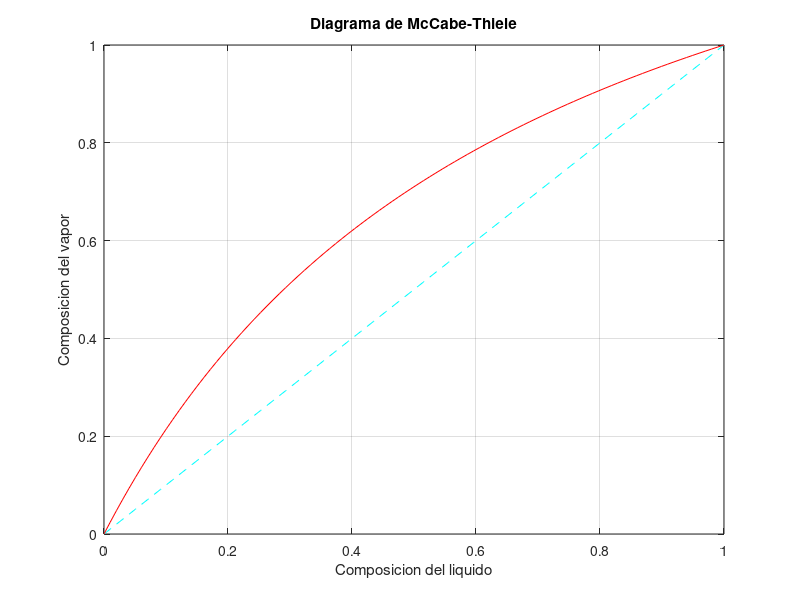

Source code (MATLAB): (Note: this script raises an error after producing the figure.)
%% Practica 02 - Columna de destilacion
% Autor: Reyes Iglesias Bruno Fernando
%% Metodo de McCabe-Thiele
F = 100; % Flujo molar total de la alimentacion
xf =0.55; % Fraccion molar de la alimentacion
q =0.4; % La fraccion de líquido en la alimentacion
xd =0.9; % Fraccion molar del destilado 
xb =0.1; % Fraccion molar del fondo
ratio = 1.1; % Relacion de reflujo
a = 2.45; % La volatilidad relativa
%% Balance alrededor de la columna
D = F.*(xf-xb)./(xd-xb); % Flujo molar del destilado
B = F-D; % Flujo molar del fondo
fprintf('Flujo molar del destilado: %1.6g\n',D);
fprintf('Flujo molar del fondo: %1.6g\n',B);
%% Grafica ELV
x = linspace(0,1); % Fraccion mol del componente ligero en la fase líquida
plot(x,x,'--c','DisplayName','Linea de 45 grados');
title('Diagrama de McCabe-Thiele')
xlabel('Composicion del liquido')
ylabel('Composicion del vapor')
grid on
hold on
y = a.*x./(1+x.*(a-1)); % Fraccion mol del componente ligero en la fase vapor
plot(x,y,'r','DisplayName','Curva de equilibrio'); % Grafica y en funcion de x en ELV
%% Ecuacion linea q (y=m*x+n)
m = q./(q-1);
n = xf-m.*xf;
Zf = -n.*(q-1);
%% Interseccion linea-q con ELV
syms x0
f = a*x0/(1+x0*(a-1))==m*x0+n;
[x0] = solve(f);
x0 = eval(x0);
x0 = x0( x0>=0 );
y0 = m*x0+n;
%% Linea Operacion Enriquecimiento (LOE)
% [y=(R/(R+1))X+Xd/(R+1)]
syms m1 n1
f1 = m1*x0+n1*xd==y0;
f2 = m1*xd+n1*xd==xd;
[m1,n1] = solve(f1,f2);
m1 = eval(m1);
n1 = eval(n1);
% m=R/(R+1)
r = m1/(1-m1); % Reflujo minimo
R = ratio*r; % Reflujo real
m2 = R/(R+1);
n2 = xd-m2*xd;
%% interseccion linea q y LOE 
syms xz yz
a1 = m*xz+n==yz;
a2 = m2*xz+n2==yz;
[xz, yz]=solve(a1,a2);
xz = eval(xz);
%% Graficamos linea q
x2 = linspace(xz,xf);
y2 = x2.*m+n;
plot(x2,y2,'g','DisplayName','Linea q');
%% Grafica LOE
x3 = linspace(xz,xd);
y3 = m2.*x3+n2;
plot(x3,y3,'b','DisplayName','LOE');
%% Linea Operacion Agotamiento (LOA) 
syms m3 n3
f3 = m3*xb+n3==xb;
f4 = m3*xz+n3==yz;
[m3,n3] = solve(f3,f4);
m3 = eval(m3);
n3 = eval(n3);
% Grafica LOA
x4 = linspace(xb,xz);
y4 = m3.*x4+n3;
plot(x4,y4,'b','DisplayName','LOA');
legend("Position", [0.60952,0.14883,0.275,0.21892])
legend AutoUpdate off
t = xd; t1 = xd; p = xd;
%% Graficamos etapas
i = 0;
syms x y
while t>xb
    h = solve(y==a*x/(1+x*(a-1)), y==t1+0*x);
    plot([h.x,t],[p,p],'m') % Horizontal
    t = h.x;
    if t>xz
        p = subs(R*x/(R+1)+xd/(R+1),h.x);
        plot([h.x,h.x],[p,h.y],'m') 
        t1 = p;
        i = i+1;
    elseif t<xz
        p = subs(x.*(yz-xb)/(xz-xb)-xb*(yz-xb)/(xz-xb)+xb,h.x);
        plot([h.x,h.x],[p,h.y],'m') 
        t1 = p;
        i = i+1;
    end
end
fprintf('El N°. de las etapas requeridas es: %d.\n',i);
fprintf('El N°. de bandejas requeridas es: %d.\n',i-1);